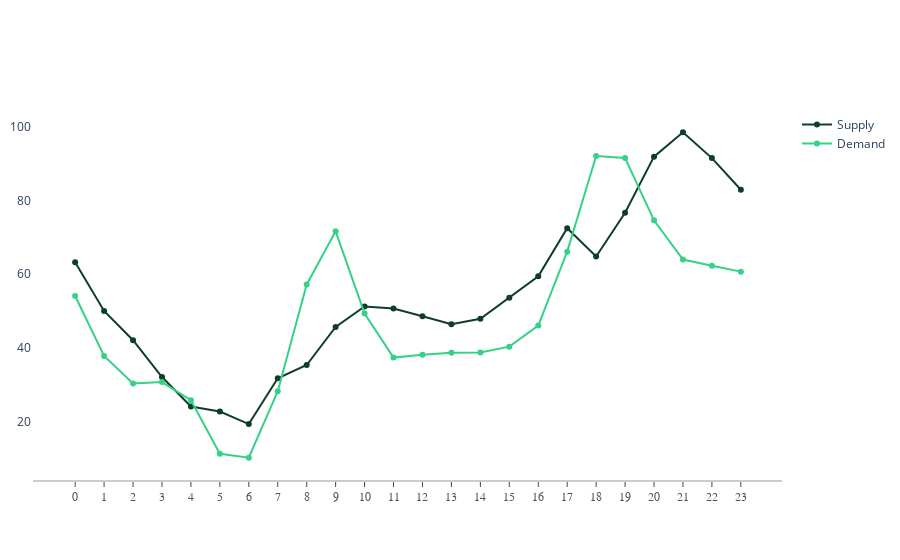

Notebook code cell kept with this figure:
### Code cell
fig = go.Figure()
fig.add_trace(go.Scatter(x=df['Hour'], y=df['Supply'],
                    mode='lines+markers',
                    name='Supply',
                    line_color='rgb(15,62,40)'))

fig.add_trace(go.Scatter(x=df['Hour'], y=df['Demand'],
                    mode='lines+markers',
                    name='Demand',
                    line_color='rgb(53,209,135)'))


fig.update_layout(
    xaxis=dict(
        showline=True,
        showgrid=False,
        showticklabels=True,
        type = 'category',
        linecolor='rgb(204, 204, 204)',
        linewidth=2,
        ticks='outside',
        tickfont=dict(
            family='Arial',
            size=12,
            color='rgb(82, 82, 82)',
        ),
    ),
    yaxis=dict(
        showgrid=True,
        zeroline=True,
        showline=True,
        showticklabels=True,
    ),
    autosize=True,
    margin=dict(
        autoexpand=True,
        l=20,
        r=10,
        t=110,
    ),
    showlegend=True,
    plot_bgcolor='white'
)

fig.show()

### Figure 1 — Plotly figure (JSON) as saved in the notebook; plotly's stock layout.template omitted (floating-point values rounded to 4 significant figures)
{"data": [{"line": {"color": "rgb(15,62,40)"}, "mode": "lines+markers", "name": "Supply", "type": "scatter", "x": [0, 1, 2, 3, 4, 5, 6, 7, 8, 9, 10, 11, 12, 13, 14, 15, 16, 17, 18, 19, 20, 21, 22, 23], "y": [63.25, 50.03, 42.1, 32.08, 24.09, 22.72, 19.32, 31.74, 35.36, 45.68, 51.27, 50.7, 48.59, 46.42, 47.91, 53.62, 59.44, 72.51, 64.82, 76.69, 91.94, 98.57, 91.55, 82.95]}, {"line": {"color": "rgb(53,209,135)"}, "mode": "lines+markers", "name": "Demand", "type": "scatter", "x": [0, 1, 2, 3, 4, 5, 6, 7, 8, 9, 10, 11, 12, 13, 14, 15, 16, 17, 18, 19, 20, 21, 22, 23], "y": [54.09, 37.8, 30.31, 30.71, 25.8, 11.26, 10.17, 28.26, 57.23, 71.66, 49.34, 37.37, 38.14, 38.71, 38.77, 40.34, 46.09, 66.14, 92.11, 91.57, 74.66, 64, 62.31, 60.71]}], "layout": {"autosize": true, "margin": {"autoexpand": true, "l": 20, "r": 10, "t": 110}, "plot_bgcolor": "white", "showlegend": true, "xaxis": {"linecolor": "rgb(204, 204, 204)", "linewidth": 2, "showgrid": false, "showline": true, "showticklabels": true, "tickfont": {"color": "rgb(82, 82, 82)", "family": "Arial", "size": 12}, "ticks": "outside", "type": "category"}, "yaxis": {"showgrid": true, "showline": true, "showticklabels": true, "zeroline": true}}}
